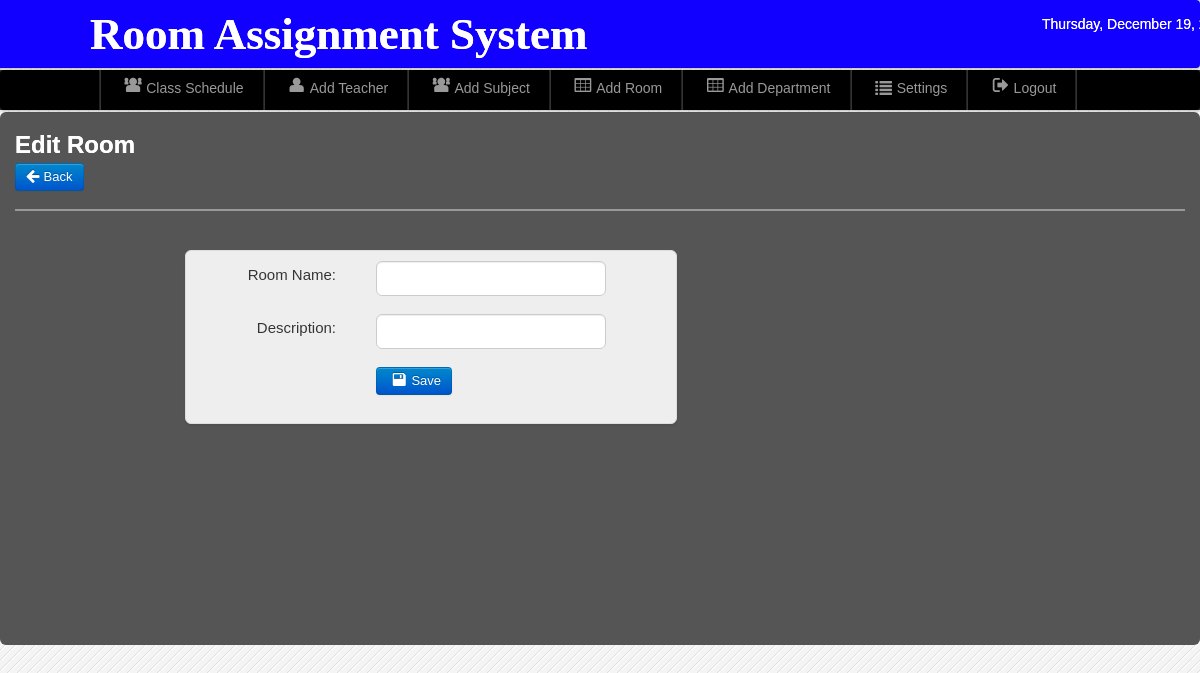
The page /admin/edit_room.php (signed in) on the database as committed earlier.
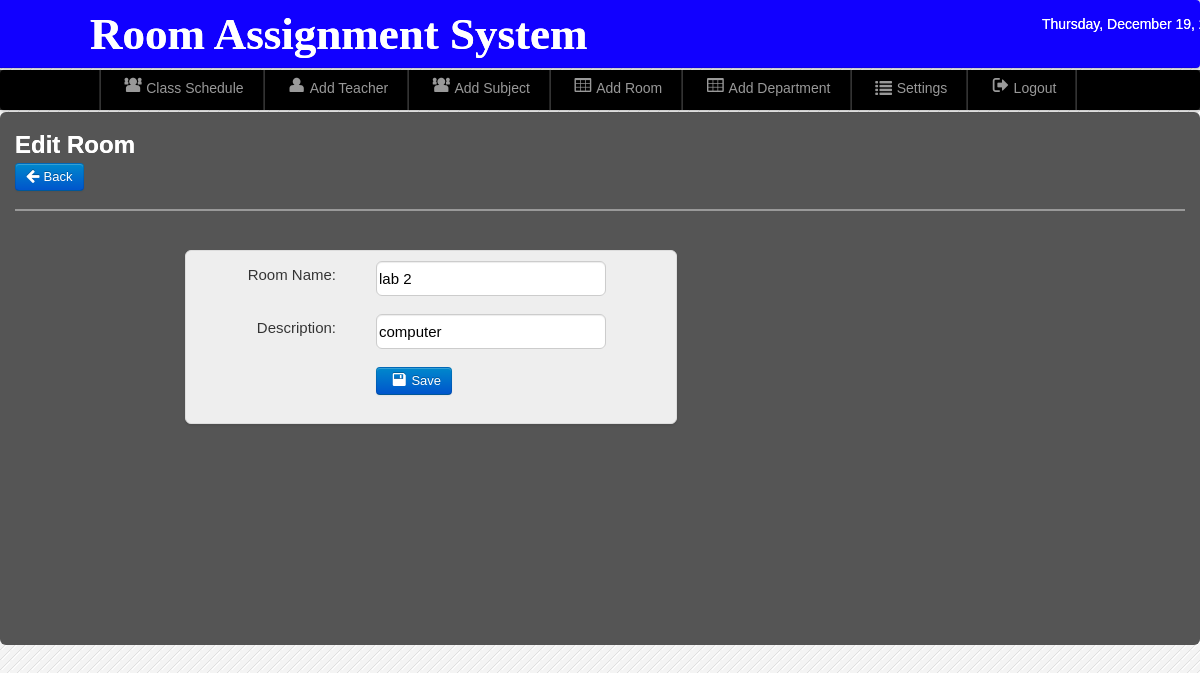
The same page on the database as committed later.
### tables this page shows
CREATE TABLE `room` (
  `room_id` int(11) NOT NULL,
  `room_name` varchar(20) NOT NULL,
  `description` varchar(50) NOT NULL
);

### admin/edit_room.php (the view, shortened to what this page needs)
<?php
include('./components/header.php');
include('./connection/dbcon.php');
include('./components/nav-top1.php');
include('./components/main.php');
?>
<div class="wrapper">
<div id="element" class="hero-body-subject-add">
<div class="nav-content">
<h2><font color="white">Edit Room</font></h2>
	<a class="btn btn-primary"  href="room.php">  <i class="icon-arrow-left icon-large"></i>&nbsp;Back</a>
	<hr>
	<form id="save_voter" class="form-horizontal" method="POST" action="update_room.php">
    <fieldset>
	<div class="add_subject">
	<ul class="thumbnails_new_voter">
    <li class="span3">
    <div class="thumbnail_new_voter">
	<?php $result=mysqli_query($conn,"select * from room where room_id='room_id'")or die(mysqli_error($conn));
$row=mysqli_fetch_array($result);
	?>
	<div class="control-group">
    <label class="control-label" for="input01">Room Name:</label>
    <div class="controls">
    <input type="text" id="span900" name="room_name" class="room_name" value="<?php echo $row['room_name']; ?>">
    </div>
    </div>
	<div class="control-group">
    <label class="control-label" for="input01">Description:</label>
    <div class="controls">
    <input type="text" id="span900" name="Description" class="Description" value="<?php echo $row['description'];?>">
    </div>
    </div>
	<div class="control-group">
    <div class="controls">
	<button id="save_voter" class="btn btn-primary" name="save"><i class="icon-save icon-large"></i>Save</button>
    </div>
    </div>
    </fieldset>
    </form>
</div>
	</div>
</div>
</body>

Rows that differ between the two databases and show on the page:
added room: room_name "lab 2", Description "computer"
